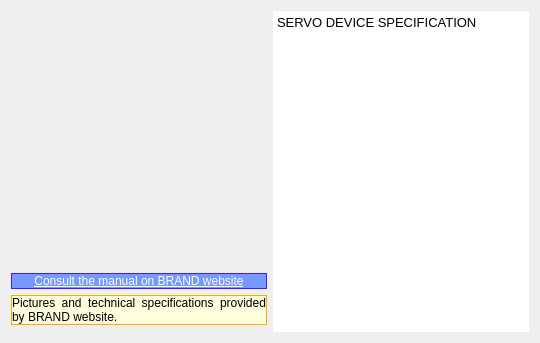
      <widget class="QWidget" name="tab_spec">
       <attribute name="icon">
        <iconset resource="../resources/resources.qrc">
         <normaloff>:/icons/icons/hardinfo.svg</normaloff>:/icons/icons/hardinfo.svg</iconset>
       </attribute>
       <attribute name="title">
        <string>H/W Specifications</string>
       </attribute>
       <layout class="QGridLayout" name="gridLayout_6">
        <item row="0" column="1" rowspan="4">
         <widget class="QTextBrowser" name="textBrowser_spec">
          <property name="frameShape">
           <enum>QFrame::NoFrame</enum>
          </property>
          <property name="html">
           <string notr="true">&lt;!DOCTYPE HTML PUBLIC &quot;-//W3C//DTD HTML 4.0//EN&quot; &quot;http://www.w3.org/TR/REC-html40/strict.dtd&quot;&gt;
&lt;html&gt;&lt;head&gt;&lt;meta name=&quot;qrichtext&quot; content=&quot;1&quot; /&gt;&lt;style type=&quot;text/css&quot;&gt;
p, li { white-space: pre-wrap; }
&lt;/style&gt;&lt;/head&gt;&lt;body style=&quot; font-family:'DejaVu Sans'; font-size:11pt; font-weight:400; font-style:normal;&quot;&gt;
&lt;p style=&quot; margin-top:0px; margin-bottom:0px; margin-left:0px; margin-right:0px; -qt-block-indent:0; text-indent:0px;&quot;&gt;&lt;span style=&quot; font-family:'Sans Serif'; font-size:10pt;&quot;&gt;SERVO DEVICE SPECIFICATION&lt;/span&gt;&lt;/p&gt;&lt;/body&gt;&lt;/html&gt;</string>
          </property>
         </widget>
        </item>
        <item row="1" column="0">
         <widget class="QLabel" name="servoManual_label">
          <property name="styleSheet">
           <string notr="true">border: 1px solid rgb(71, 25, 255);
background: rgba(83, 129, 255,200);</string>
          </property>
          <property name="text">
           <string>&lt;html&gt;&lt;head/&gt;&lt;body&gt;&lt;p&gt;&lt;a href=&quot;http://brand.com/&quot;&gt;&lt;span style=&quot; text-decoration: underline; color:#ffffff;&quot;&gt;Consult the manual on BRAND website&lt;/span&gt;&lt;/a&gt;&lt;/p&gt;&lt;/body&gt;&lt;/html&gt;</string>
          </property>
          <property name="alignment">
           <set>Qt::AlignCenter</set>
          </property>
          <property name="wordWrap">
           <bool>true</bool>
          </property>
          <property name="openExternalLinks">
           <bool>true</bool>
          </property>
         </widget>
        </item>
        <item row="0" column="0">
         <widget class="QLabel" name="servoPicture_label">
          <property name="minimumSize">
           <size>
            <width>256</width>
            <height>256</height>
           </size>
          </property>
          <property name="maximumSize">
           <size>
            <width>512</width>
            <height>512</height>
           </size>
          </property>
          <property name="text">
           <string/>
          </property>
          <property name="pixmap">
           <pixmap resource="../resources/resources.qrc">:/icons/icons/emblem-unreadable.svg</pixmap>
          </property>
          <property name="scaledContents">
           <bool>true</bool>
          </property>
          <property name="alignment">
           <set>Qt::AlignCenter</set>
          </property>
         </widget>
        </item>
        <item row="3" column="0">
         <spacer name="verticalSpacer">
          <property name="orientation">
           <enum>Qt::Vertical</enum>
          </property>
         </spacer>
        </item>
        <item row="2" column="0">
         <widget class="QLabel" name="copyrightNotice_label">
          <property name="styleSheet">
           <string notr="true">border: 1px solid rgb(255, 170, 0);
background: rgb(255, 255, 222);</string>
          </property>
          <property name="text">
           <string>&lt;html&gt;&lt;head/&gt;&lt;body&gt;&lt;p&gt;Pictures and technical specifications provided by BRAND website.&lt;/p&gt;&lt;/body&gt;&lt;/html&gt;</string>
          </property>
          <property name="alignment">
           <set>Qt::AlignJustify|Qt::AlignVCenter</set>
          </property>
          <property name="wordWrap">
           <bool>true</bool>
          </property>
          <property name="openExternalLinks">
           <bool>true</bool>
          </property>
         </widget>
        </item>
       </layout>
      </widget>
